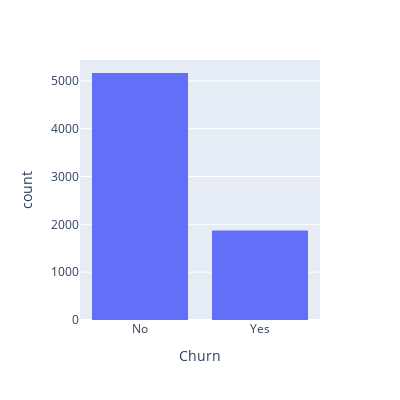

Notebook source saved alongside this figure:
### Markdown cell above
**CHURN - target variable:**
- CHURN column tells about customers who left within last month
- 26,6% od customers left us within last month

### Code cell
fig = px.histogram(df, x="Churn")
fig.update_layout(height=400, width=400)
fig.show()

### Figure 1 — Plotly figure (JSON) as saved in the notebook; plotly's stock layout.template omitted (floating-point values rounded to 4 significant figures; data arrays with more than 128 entries replaced by an {"elided": "..."} marker saying what was removed)
{"data": [{"alignmentgroup": "True", "bingroup": "x", "hovertemplate": "Churn=%{x}<br>count=%{y}<extra></extra>", "legendgroup": "", "marker": {"color": "#636efa", "pattern": {"shape": ""}}, "name": "", "offsetgroup": "", "orientation": "v", "showlegend": false, "type": "histogram", "x": {"elided": "7032 str values"}, "xaxis": "x", "yaxis": "y"}], "layout": {"barmode": "relative", "height": 400, "legend": {"tracegroupgap": 0}, "margin": {"t": 60}, "width": 400, "xaxis": {"anchor": "y", "domain": [0, 1], "title": {"text": "Churn"}}, "yaxis": {"anchor": "x", "domain": [0, 1], "title": {"text": "count"}}}}
